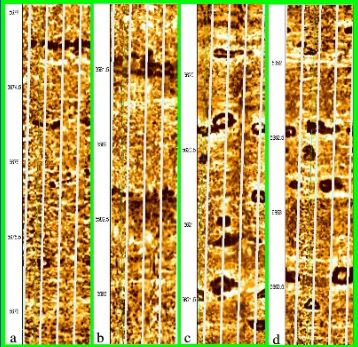
#> input picture OpenCV/images/test.jpg, 358 x 347 px
$ python cvnny_ct.py
#> lines starting #> are read from the running program, lines starting #| are printed output that depends on the picture; after the words box and inside, x2 and y2 are one past the last pixel; in counts of white or black regions, pixels touching at a corner belong together
import cv2

img = cv2.imread("./images/test.jpg",cv2.IMREAD_GRAYSCALE)
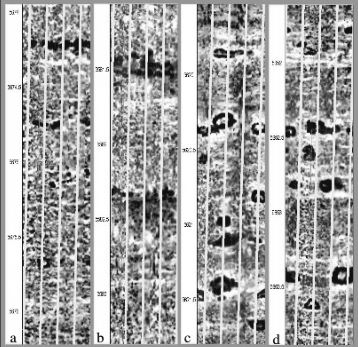
#> img: shape (347, 358); min 0, max 255, mean 167.8

cv2.imshow("Canny2",img)

img = cv2.convertScaleAbs(img,alpha=6,beta=0)
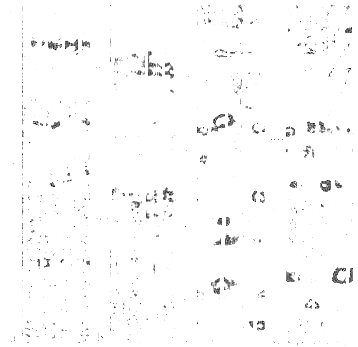
#> img: shape (347, 358); min 0, max 255, mean 251.3

cv2.imshow("Abs",img)
img = cv2.GaussianBlur(img,(5,5),1)
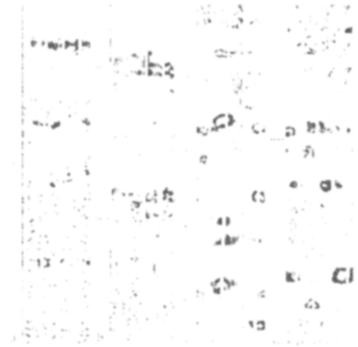
#> img: shape (347, 358); min 90, max 255, mean 251.3
canny = cv2.Canny(img,100,150)
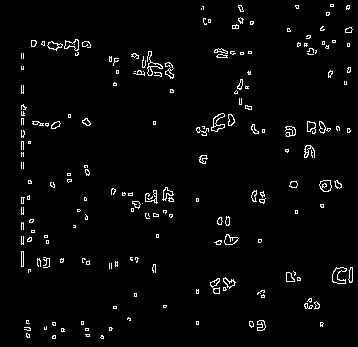
#> canny: shape (347, 358); 2.8% white in thin lines or dots, all inside (x1, y1, x2, y2) = (21, 4, 353, 339)
canny = cv2.resize(canny,dsize=(500,500))
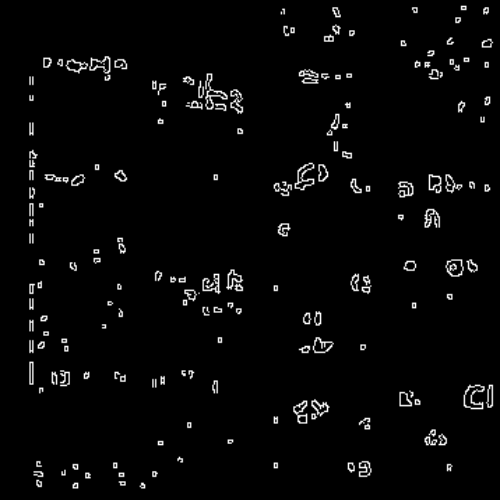
#> canny: shape (500, 500); min 0, max 255, mean 7.1
cv2.imshow("Canny",canny)
cv2.waitKey(0 )

$ run again, with OpenCV/images/32.jpg copied over OpenCV/images/test.jpg
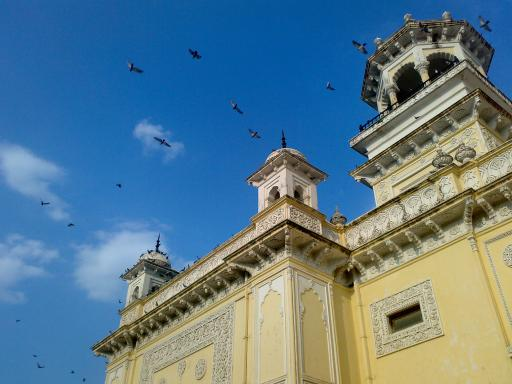
#> input picture OpenCV/images/32.jpg, 512 x 384 px
#> `canny = cv2.Canny(img,100,150)`:
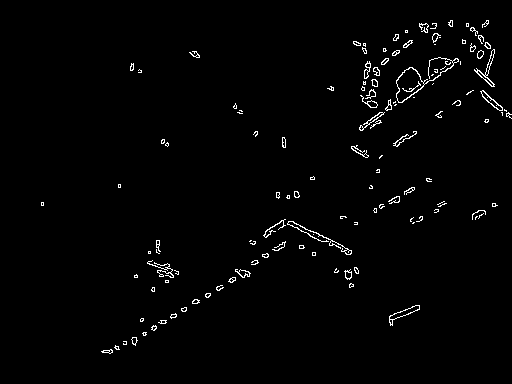
#> canny: shape (384, 512); 1.6% white in thin lines or dots, all inside (x1, y1, x2, y2) = (41, 20, 512, 354)
#> `canny = cv2.resize(canny,dsize=(500,500))`:
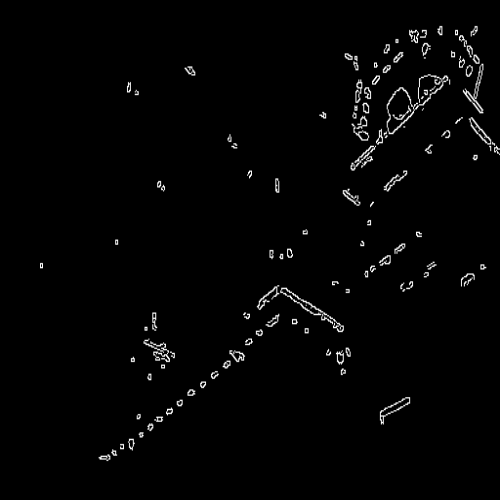
#> canny: shape (500, 500); min 0, max 255, mean 4
